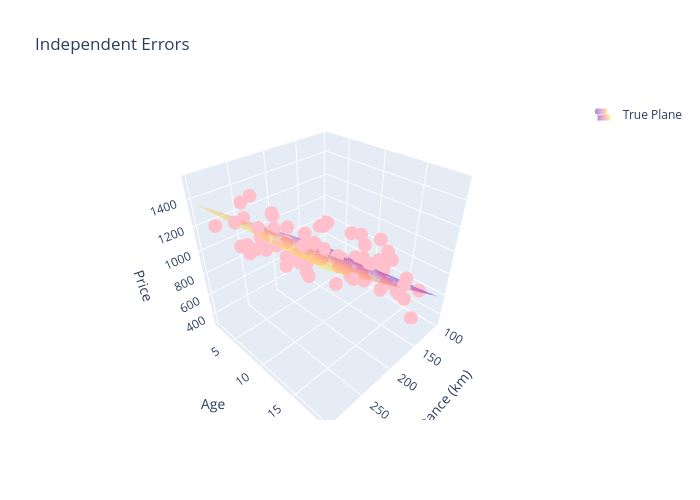
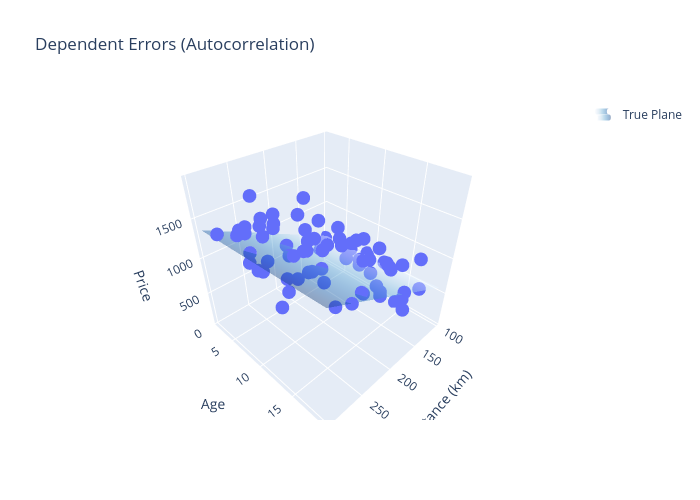

The notebook cell these images were saved under, in order:
### Markdown cell above
### Independent errors

### Code cell
# Generate data
np.random.seed(2148) 
n = 75
x1 = np.random.randint(100,300,n) # kilometers
x2 = np.random.randint(2,20,n) # car ages in years
X = np.column_stack([np.ones(n),x1,x2]) # Regression matrix
theta = np.array([12, 4.5, 6]) # parameter vector
true_price = X @ theta
error_ind = np.random.normal(0,150,n) # independent errors
price = true_price + error_ind # distorted relationship using independent errors
res_ind = price - true_price # residuals of independent errors

# Dependent errors by creating autocorrelated errors (AR(1))
rho = 0.8
errors_dep = np.zeros(n)

for i in range(1, n):
    errors_dep[i] = rho * errors_dep[i-1] + np.random.normal(0, 150) # next error depends on previous one with formula error_i = p*error_i-1 + noise


price_ = true_price + errors_dep # distorted relationship using dependent errors
res_dep = price_ - true_price # residuals of dependent errors

#help(px.scatter_3d)

# Create grid
grid_x1, grid_x2 = np.meshgrid(
    np.linspace(x1.min(), x1.max(), 20),
    np.linspace(x2.min(), x2.max(), 20)
)

grid_y = 12 + 4.5*grid_x1 + 6*grid_x2  # true linear model

# Independent errors
fig1 = px.scatter_3d(
    x=x1, y=x2, z=price,
    title="Independent Errors",
    labels={'x':'Distance (km)', 'y':'Age', 'z':'Price'},
    color_discrete_sequence=['pink']  # all points 
)

# Add Regression plane
fig1.add_traces(
    go.Surface(
        x=grid_x1,
        y=grid_x2,
        z=grid_y,
        opacity=0.4, # color intensity of plane
        showscale=False, # hides scalebar
        name="True Plane",
        showlegend=True  
    )
)


fig1.update_layout(width=700, height=500)
fig1.show()


# Dependent errors
fig2 = px.scatter_3d(
    x=x1, y=x2, z=price_,
    title="Dependent Errors (Autocorrelation)",
    labels={'x':'Distance (km)', 'y':'Age', 'z':'Price'},
    color_continuous_scale='Viridis' # choose colormap
)

# Add Regression plane
fig2.add_traces(
    go.Surface(
        x=grid_x1,
        y=grid_x2,
        z=grid_y,
        showscale=False, # hides scalebar
        opacity=0.4, # color intensity of plane
        name="True Plane",
        showlegend=True,
        colorscale='Blues' # change the plane color 
    )
)

fig2.update_layout(width=700, height=500)
fig2.show()


fig, axes = plt.subplots(1, 2, figsize=(12,5))

# Independent errors
axes[0].scatter(range(n),res_ind)
axes[0].axhline(0, linestyle="--")
axes[0].set_title("Residual vs Order Plot (Independent errors)")
axes[0].set_ylabel("Residuals")
axes[0].set_xlabel("Order")


# Dependent errors
axes[1].scatter(range(n),res_dep)
axes[1].axhline(0, linestyle="--")
axes[1].set_title("Residual vs Order Plot (Dependent errors)")
axes[1].set_ylabel("Residuals")
axes[1].set_xlabel("Order")

plt.tight_layout()
plt.show()

### Figure 1 — Plotly figure (JSON) as saved in the notebook; plotly's stock layout.template omitted (floating-point values rounded to 4 significant figures; data arrays with more than 128 entries replaced by an {"elided": "..."} marker saying what was removed)
{"data": [{"hovertemplate": "Distance (km)=%{x}<br>Age=%{y}<br>Price=%{z}<extra></extra>", "legendgroup": "", "marker": {"color": "pink", "symbol": "circle"}, "mode": "markers", "name": "", "scene": "scene", "showlegend": false, "type": "scatter3d", "x": [267, 240, 263, 113, 227, 225, 163, 175, 112, 201, 154, 298, 117, 119, 193, 150, 105, 168, 256, 170, 243, 176, 200, 132, 118, 218, 251, 283, 135, 272, 152, 208, 144, 143, 270, 281, 217, 271, 117, 187, 275, 188, 207, 203, 186, 295, 183, 283, 102, 225, 111, 111, 232, 109, 177, 292, 222, 143, 171, 108, 156, 120, 143, 203, 285, 142, 153, 246, 240, 223, 176, 282, 263, 250, 106], "y": [19, 18, 12, 8, 3, 5, 6, 18, 9, 10, 14, 5, 2, 13, 17, 15, 2, 13, 13, 8, 7, 5, 2, 10, 9, 10, 16, 8, 7, 6, 13, 16, 14, 15, 14, 10, 6, 6, 17, 6, 8, 11, 7, 8, 19, 8, 19, 9, 9, 12, 7, 13, 8, 17, 12, 8, 2, 8, 6, 12, 13, 7, 5, 8, 10, 17, 14, 9, 10, 3, 8, 12, 11, 3, 14], "z": [1313.0, 1411.0, 1184.0, 604.2, 1008.0, 1088.0, 674.4, 839.1, 472.6, 956.0, 908.6, 1294.0, 754.5, 849.0, 1094.0, 721.8, 763.8, 935.6, 1164.0, 1088.0, 1312.0, 535.6, 1054.0, 704.8, 877.4, 1088.0, 1106.0, 1144.0, 535.5, 1426.0, 832.4, 983.7, 596.5, 912.1, 1362.0, 1292.0, 979.7, 1109.0, 326.7, 978.1, 1525.0, 944.4, 800.7, 695.8, 987.0, 1396.0, 1035.0, 1206.0, 557.3, 1065.0, 812.6, 740.8, 1205.0, 587.1, 767.0, 1222.0, 918.2, 683.7, 848.1, 597.6, 847.1, 470.2, 904.8, 948.1, 1394.0, 625.2, 1082.0, 966.1, 1077.0, 832.2, 871.5, 1330.0, 1162.0, 1181.0, 448.3]}, {"name": "True Plane", "opacity": 0.4, "showlegend": true, "showscale": false, "type": "surface", "x": {"elided": "20x20 float values"}, "y": {"elided": "20x20 float values"}, "z": {"elided": "20x20 float values"}}], "layout": {"height": 500, "legend": {"tracegroupgap": 0}, "scene": {"domain": {"x": [0, 1], "y": [0, 1]}, "xaxis": {"title": {"text": "Distance (km)"}}, "yaxis": {"title": {"text": "Age"}}, "zaxis": {"title": {"text": "Price"}}}, "title": {"text": "Independent Errors"}, "width": 700}}

### Figure 2 — Plotly figure (JSON) as saved in the notebook; plotly's stock layout.template omitted (floating-point values rounded to 4 significant figures; data arrays with more than 128 entries replaced by an {"elided": "..."} marker saying what was removed)
{"data": [{"hovertemplate": "Distance (km)=%{x}<br>Age=%{y}<br>Price=%{z}<extra></extra>", "legendgroup": "", "marker": {"color": "#636efa", "symbol": "circle"}, "mode": "markers", "name": "", "scene": "scene", "showlegend": false, "type": "scatter3d", "x": [267, 240, 263, 113, 227, 225, 163, 175, 112, 201, 154, 298, 117, 119, 193, 150, 105, 168, 256, 170, 243, 176, 200, 132, 118, 218, 251, 283, 135, 272, 152, 208, 144, 143, 270, 281, 217, 271, 117, 187, 275, 188, 207, 203, 186, 295, 183, 283, 102, 225, 111, 111, 232, 109, 177, 292, 222, 143, 171, 108, 156, 120, 143, 203, 285, 142, 153, 246, 240, 223, 176, 282, 263, 250, 106], "y": [19, 18, 12, 8, 3, 5, 6, 18, 9, 10, 14, 5, 2, 13, 17, 15, 2, 13, 13, 8, 7, 5, 2, 10, 9, 10, 16, 8, 7, 6, 13, 16, 14, 15, 14, 10, 6, 6, 17, 6, 8, 11, 7, 8, 19, 8, 19, 9, 9, 12, 7, 13, 8, 17, 12, 8, 2, 8, 6, 12, 13, 7, 5, 8, 10, 17, 14, 9, 10, 3, 8, 12, 11, 3, 14], "z": [1328.0, 1229.0, 1412.0, 750.0, 1285.0, 1418.0, 1146.0, 1214.0, 816.9, 1090.0, 1115.0, 1460.0, 332.6, 690.3, 852.0, 922.4, 465.7, 958.4, 1489.0, 924.7, 1403.0, 1023.0, 1070.0, 560.1, 520.1, 884.1, 980.3, 1327.0, 818.7, 1409.0, 704.9, 902.6, 436.7, 823.9, 1601.0, 1602.0, 1023.0, 1482.0, 955.4, 1528.0, 1915.0, 1375.0, 1431.0, 1120.0, 904.4, 1578.0, 973.2, 1168.0, 550.2, 1075.0, 554.2, 583.5, 1057.0, 481.1, 1181.0, 1621.0, 1121.0, 799.3, 923.2, 593.1, 914.6, 440.3, 600.3, 680.6, 1223.0, 345.2, 575.9, 867.1, 896.9, 660.3, 379.8, 885.3, 909.6, 768.7, 50.16]}, {"colorscale": [[0, "rgb(247,251,255)"], [0.125, "rgb(222,235,247)"], [0.25, "rgb(198,219,239)"], [0.375, "rgb(158,202,225)"], [0.5, "rgb(107,174,214)"], [0.625, "rgb(66,146,198)"], [0.75, "rgb(33,113,181)"], [0.875, "rgb(8,81,156)"], [1, "rgb(8,48,107)"]], "name": "True Plane", "opacity": 0.4, "showlegend": true, "showscale": false, "type": "surface", "x": {"elided": "20x20 float values"}, "y": {"elided": "20x20 float values"}, "z": {"elided": "20x20 float values"}}], "layout": {"height": 500, "legend": {"tracegroupgap": 0}, "scene": {"domain": {"x": [0, 1], "y": [0, 1]}, "xaxis": {"title": {"text": "Distance (km)"}}, "yaxis": {"title": {"text": "Age"}}, "zaxis": {"title": {"text": "Price"}}}, "title": {"text": "Dependent Errors (Autocorrelation)"}, "width": 700}}
